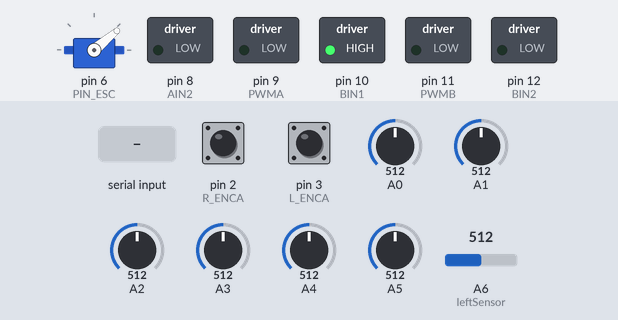
A sketch run on a simulated Arduino Nano, built with avr-gcc and run on an emulated ATmega328P. Shown: servo, switched loads named in the sketch (green lamp = pin HIGH). Dashed ring = blinking. Inputs (shaded band) come from the test bench; at power-on: A5 = 512, A4 = 512, A0 = 512, A3 = 512, A6 (leftSensor) = 512, pin 2 (R_ENCA) HIGH, pin 3 (L_ENCA) HIGH, A1 = 512, A2 = 512. What the sketch prints to the serial monitor is not drawn.

Above: at 6.4 s.
6.5 s: byte 79 ('O') received over Serial
At 7.7 s:
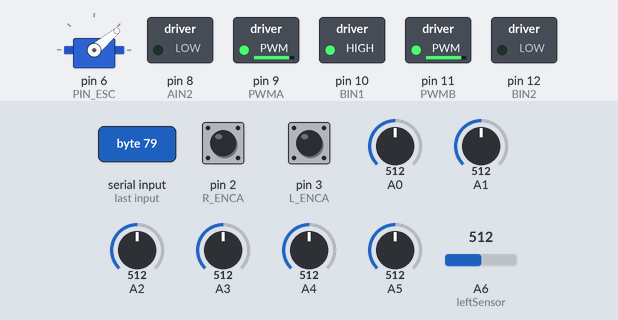
8.0 s: A5 set to 30
At 8.12 s:
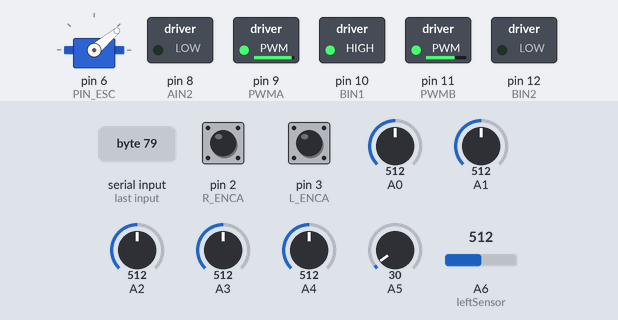
11.0 s: A4 set to 493
At 11.3 s:
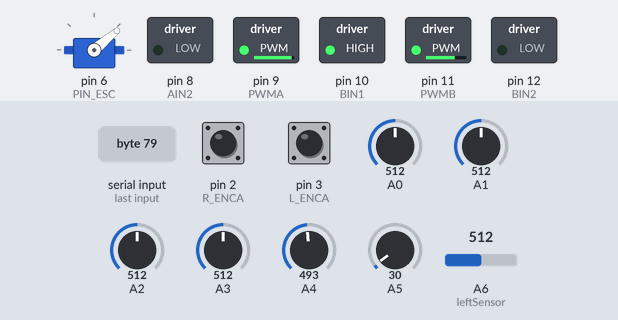
12.5 s: A0 set to 716
At 13.7 s:
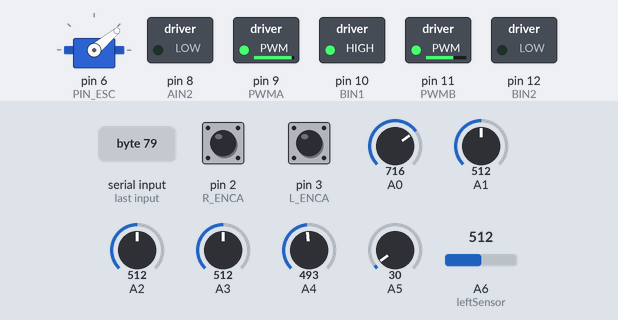
14.0 s: A3 set to 716
At 14.8 s:
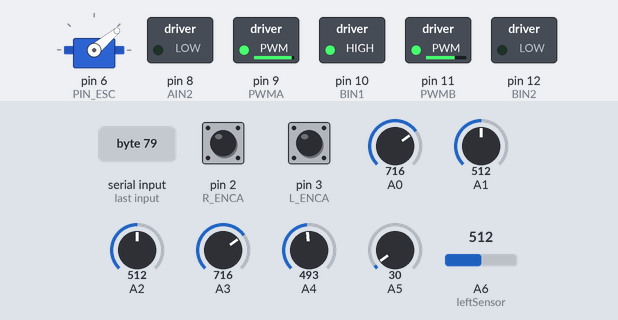
15.5 s: A6 (leftSensor) set to 306
At 16.0 s:
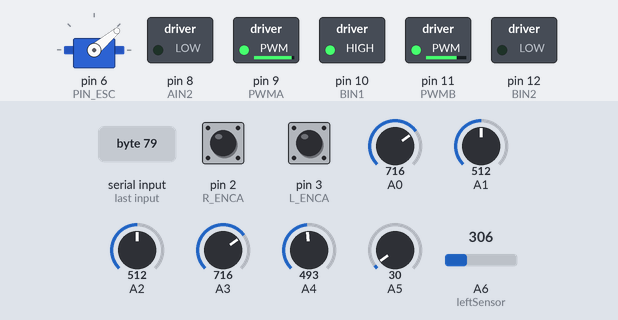
Timing chart, 0 to 18.0 s (numbered marks = the images above; inputs shaded):
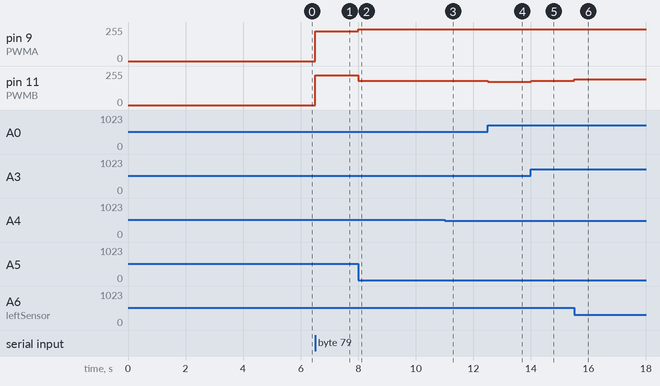

Measured:
- the behaviour switches between 512 and 511 on A4 (found by bisection; images 2 and 3)
- after the input at 6.5 s, pin 9 (PWMA), pin 11 (PWMB): 0/255 → 225/255 at once
- after the input at 8.0 s, pin 9 (PWMA): 225/255 → 240/255 at once; pin 11 (PWMB): alternates 183/255 for 0.25 s and 182/255 for 0.25 s, starting at once
- after the input at 11.0 s, pin 11 (PWMB): goes on until 11.0 s, then stays 181/255
- after the input at 12.5 s, pin 11 (PWMB): 181/255 → 173/255 at once
- after the input at 14.0 s, pin 11 (PWMB): 173/255 → 181/255 at once
- after the input at 15.5 s, pin 11 (PWMB): 181/255 → 195/255 at once

The sketch:

qwer.ino
```cpp
#include <QTRSensors.h>
#include <Servo.h>
#include "user_config.h"
#include "def_var.h"

QTRSensors qtr;
const uint8_t SensorCount = 7;
uint16_t sensorValues[SensorCount];
Servo myservo;

// Variables will change:
int lastState = LOW;  // the previous state from the input pin
int current;     // the current reading from the input pin
unsigned long pressedTime  = 0;
unsigned long releasedTime = 0;
bool isPressing = false;
bool isLongDetected = false;


/*************************************************************************
* Buttons pins
*************************************************************************/
#define buttonCalibrate 4
#define buttonStart     5


void setup() {
  Serial.begin(9600);

  qtr.setTypeAnalog();
  qtr.setSensorPins((const uint8_t[]){A6, A0, A1, A2, A3, A4, A5}, SensorCount);

  initMotor();
  pinMode(L_ENCA, INPUT_PULLUP);
  pinMode(L_ENCB, INPUT_PULLUP);
  pinMode(R_ENCA, INPUT_PULLUP);
  pinMode(R_ENCB, INPUT_PULLUP);
  pinMode(leftSensor, INPUT);
  pinMode(rightSensor,INPUT);

  attachInterrupt(0, leftEncoder,  RISING);//2
  attachInterrupt(1, rightEncoder, RISING);//3

  myservo.attach(PIN_ESC); //myservo  itvehchvvleh
  myservo.write(SERVO_SPEED);   //esc  hurd uguh

  pinMode(pinButton, INPUT_PULLUP);

  calibration();

  serialSensorData();
  serialEncoderData();
  motorsWrite(0,0);
  Serial.println("Ready to start");
}

void loop() {
  // // put your main code here, to run repeatedly:
  // if(digitalRead(buttonStart) == HIGH) { // loop dotor ortson ucir while ashigalh shaardlaggu
  //   enableMotor =! enableMotor; // =! true baisan ymiig false bolgdog uildel
  //   if(enableMotor = true) {
  //     delay(1500);//
  //   } else {
  //     delay(50);
  //   }
  // }

  BLE_control();

  myservo.write(SERVO_SPEED);
  if(enableMotor) {PID_control();}
  if(enableEDF) {myservo.write(SERVO_SPEED);}
  if(serialSensor) {serialSensorData();}

  // if(Timer = true){
  //   detectInt();
  //   if( millis() - previousTime > decreasingSpeed ) {
  //     BASE_SPEED = 200;
  //     previousTime = millis();
  //   }
  //   if ( lineCount >= 2) {
  //     enableMotor = false; motorsWrite(0, 0); SERVO_SPEED = 40; lineCount = 0; previousTime = 0;
  //   }
  // }

}

void detectInt(){
  static long lastDetected = 0;

  if (millis() - lastDetected < 250) {
    return;
  }
  // if( sensorValues[0] <= 200 && sensorValues[7] <= 200){
  //   lastDetected = millis();

  //   lineCount++;
  // }
  // if (  sensorValues[0] >=800 && sensorValues[1] >=800 && sensorValues[6] >=800 && sensorValues[7] >=800 ){
  //   lastDetected = millis();

  //   lineCount++;
  // }
  if(  sensorValues[0] <= 200 && sensorValues[1] <= 200 && sensorValues[2] <= 200 && sensorValues[3] <= 200 && sensorValues[4] <= 200 && sensorValues[5] <= 200 && sensorValues[6] <= 200 && sensorValues[7] <= 200 ){
    lastDetected = millis();

    lineCount++;
  }
  // if( sensorValues[0] >=800 && sensorValues[7] >=800){
  //   lastDetected = millis();

  //   lineCount++;
  // }
}

int stateOfButton(int pinButton) {
  // read the state of the switch/button:
  current = digitalRead(pinButton);

  if(lastState == HIGH && current == LOW) {        // button is pressed
    pressedTime = millis();
    isPressing = true;
    isLongDetected = false;
  } else if(lastState == LOW && current == HIGH) { // button is released
    isPressing = false;
    releasedTime = millis();

    long pressDuration = releasedTime - pressedTime;

    if( pressDuration < SHORT_PRESS_TIME )
      Serial.println("A short press is detected");
  }

  if(isPressing == true && isLongDetected == false) {
    long pressDuration = millis() - pressedTime;

    if( pressDuration > LONG_PRESS_TIME ) {
      // Serial.println("A long press is detected");
      isLongDetected = true;
    }
  }

  // save the the last state
  lastState = current;
}

void calibration() {
  Serial.println();
  Serial.print("Calibration is starting");
  digitalWrite(LED_BUILTIN, HIGH);
  for (uint16_t i = 1; i <= 200; i++) {
    qtr.calibrate();
  }
  digitalWrite(LED_BUILTIN, LOW);

  // print the calibration minimum values measured when emitters were on
  for (uint8_t i = 0; i < SensorCount; i++) {
    Serial.print(qtr.calibrationOn.minimum[i]);
    Serial.print(" ");
  }
  Serial.println();

  // print the calibration maximum values measured when emitters were on
  for (uint8_t i = 0; i < SensorCount; i++) {
    Serial.print(qtr.calibrationOn.maximum[i]);
    Serial.print(" ");
  }
  Serial.println();
  Serial.println();
  Serial.println("Calibration is done");
}
```

def_var.h
```cpp
int PID = 0, I, Error = 0, lastError = 0;

// Encoder
int leftCounter = 0;
int rightCounter = 0;

/*************************************************************************
* Global variables
*************************************************************************/
bool enableMotor = false;
bool enableEDF = false;
bool serialSensor = false;

/* Serial */
int incomingByte;


bool start = false;

short state = 0;

bool Timer = false;
unsigned char lineCount = 0;
unsigned long decreasingSpeed = 4000;
unsigned long previousTime = 0;
uint16_t position;
int pposition;
```

motor_handler.ino
```cpp
void initMotor() {
  pinMode(PWMA, OUTPUT);
  pinMode(AIN2, OUTPUT);
  pinMode(AIN1, OUTPUT);
  pinMode(BIN1, OUTPUT);
  pinMode(BIN2, OUTPUT);
  pinMode(PWMB, OUTPUT);
}

void PID_control() {
  if ( isFollowLineBlack ) { position = qtr.readLineBlack(sensorValues); }
  else                     { position = qtr.readLineWhite(sensorValues); }

  int Error = 3000 - position;
  PID = (Kp * Error) + (Kd * (Error - lastError) + (Ki * I));
  I = I + Error;
  pposition = position;
  lastError = Error;

  int rightSpeed = BASE_SPEED - PID;
  int leftSpeed  = BASE_SPEED + PID;

  // if(leftSpeed > MAX_SPEED)        leftSpeed = MAX_SPEED;
  // else if(leftSpeed < -30)   leftSpeed = -30;
  // if(rightSpeed > MAX_SPEED)       rightSpeed = MAX_SPEED;
  // else if(rightSpeed < -30)  rightSpeed = -30;

  if(leftSpeed > MAX_SPEED)        leftSpeed = MAX_SPEED;
  if(leftSpeed < 0)   leftSpeed = 0;
  if(rightSpeed > MAX_SPEED)       rightSpeed = MAX_SPEED;
  if(rightSpeed < 0)  rightSpeed = 0;

  // if(enableMotor)
  motorsWrite(leftSpeed, rightSpeed);
}
void motorsWrite(int zuun,int baruun) {
  digitalWrite(BIN1,HIGH);
  digitalWrite(BIN2,LOW);
  digitalWrite(AIN1,HIGH);
  digitalWrite(AIN2,LOW);
  analogWrite(PWMA, zuun);
  analogWrite(PWMB, baruun);
}
// void motorsWrite(int speedLeft,int speedRight) {
//   if(speedLeft > 0){
//     digitalWrite(AIN1, LOW);
//     digitalWrite(AIN2, HIGH);
//     analogWrite(PWMA, speedLeft);
//   } else if(speedLeft < 0) {
//     digitalWrite(AIN1, HIGH);
//     digitalWrite(AIN2, LOW);
//     analogWrite(PWMA, abs(map(speedLeft,0,255,255,0)));
//   } else {
//     digitalWrite(AIN1, LOW);
//     digitalWrite(AIN2, LOW);
//     analogWrite(PWMA, speedLeft);
//   }

//   if(speedRight > 0) {
//     digitalWrite(BIN1, LOW);
//     digitalWrite(BIN2, HIGH);
//     analogWrite(PWMB, speedRight);
//   } else if(speedRight < 0) {
//     digitalWrite(PWMB, abs(map(speedRight,0,255,255,0)));
//     digitalWrite(BIN1, HIGH);
//     digitalWrite(BIN2, LOW);
//   } else {
//     digitalWrite(BIN1, LOW);
//     digitalWrite(BIN2, LOW);
//     analogWrite(PWMB, speedRight);
//   }
// }

void leftEncoder() {
  if(digitalRead(L_ENCB) == 0) leftCounter++;
  else if(digitalRead(L_ENCB) == 1) leftCounter--;
}
void rightEncoder() {
  if(digitalRead(R_ENCB) == 0) rightCounter++;
  else if(digitalRead(R_ENCB) == 1) rightCounter--;
}
```

serial_handler.ino
```cpp
void BLE_control() {
  if(Serial.available() > 0) {
    incomingByte = Serial.read();
    if(state == 1) {
      if(incomingByte == 'u')      {Kp += 0.03; Serial.println(Kp);}
      else if(incomingByte == 'd') {Kp -= 0.03; Serial.println(Kp);}
    }
    else if(state == 2) {
      if(incomingByte == 'u')      {Ki += 0.0001; Serial.println(Kp);}
      else if(incomingByte == 'd') {Ki -= 0.0001; Serial.println(Kp);}
    }
    else if(state == 3) {
      if(incomingByte == 'u')      {Kd += 0.1; Serial.println(Kd);}
      else if(incomingByte == 'd') {Kd -= 0.1; Serial.println(Kd);}
    }
    else if(state == 4) {
      if(incomingByte == 'u')      {BASE_SPEED += 10; Serial.println(BASE_SPEED);}
      else if(incomingByte == 'd') {BASE_SPEED -= 10; Serial.println(BASE_SPEED);}
    }
    else if(state == 5) {
      if(incomingByte == 'u')      {SERVO_SPEED += 2;  Serial.println(SERVO_SPEED);}
      else if(incomingByte == 'd') {SERVO_SPEED -= 2;  Serial.println(SERVO_SPEED);}
    }
    else if(state == 6) {
      if(incomingByte == 'u')      {decreasingSpeed += 50; Serial.println(decreasingSpeed); }
      else if(incomingByte == 'd') {decreasingSpeed -= 50; Serial.println(decreasingSpeed);}
    }

    switch( incomingByte ) {

      case 'P': {state = 1; Serial.println("P");} break;
      case 'I': {state = 2; Serial.println("I");} break;
      case 'D': {state = 3; Serial.println("D");} break;

      case 'b': {state = 4; Serial.println("Base Speed");} break;
      case 'e': {state = 5; Serial.println("Servo Speed");} break;
      case 'c': {state = 6; Serial.println("Decreasing Speed");} break;

      case 'Z': {enableEDF = true;} break;
      case 'z': {enableEDF = false; myservo.write(40);} break;
      // case 'O': { Motor(255, 255); delay(250); onoff = true; } break;
      case 'O': {enableMotor = true;} break;
      case 'X': {enableMotor = false; SERVO_SPEED = 40; motorsWrite(0,0); Serial.print("stoped");} break;
      case 'S': {serialSensor = !serialSensor;} break;
      case 'Y': {Timer = !Timer;} break;
      case 'm1': {BASE_SPEED = 200; MAX_SPEED = 255; Serial.println("Base - 200, Max - 255");} break;
      case 'm2': {BASE_SPEED = 240; MAX_SPEED = 255; Serial.println("Base - 250, Max - 255");} break;

      default: break;
    }
    incomingByte=0;
  }
}

void serialSensorData() {
  if (isFollowLineBlack) {position = qtr.readLineBlack(sensorValues);}
  else                   {position = qtr.readLineWhite(sensorValues);}

  // print the sensor values as numbers from 0 to 1000, where 0 means maximum
  // reflectance and 1000 means minimum reflectance, followed by the line position
  Serial.print(position);
  Serial.print('\t');
  for (uint8_t i = 0; i < SensorCount; i++) {
    Serial.print(sensorValues[i]);
    Serial.print(' ');
  }
  Serial.println();
  delay(200);
}

void serialEncoderData() {
  Serial.print(leftCounter);
  Serial.print(" ");
  Serial.print(rightCounter);
}
```

user_config.h
```cpp
#define isFollowLineBlack  true

// Speed configure
int MAX_SPEED = 240;
int BASE_SPEED = 225;
int SERVO_SPEED = 40;

// constants won't change. They're used here to set pin numbers:
int pinButton = 7; // the number of the pushbutton pin
#define SHORT_PRESS_TIME  1000 // 1000 milliseconds
#define LONG_PRESS_TIME   1000 // 1000 milliseconds

float Kp = 0.086;
float Ki = 0.0000001;
float Kd = 1.3;

#define PWMA 9
#define AIN2 8
#define AIN1 7
#define BIN1 10
#define BIN2 12
#define PWMB 11

#define L_ENCA 3
#define L_ENCB 5
#define R_ENCA 2
#define R_ENCB 4

#define PIN_ESC 6

#define leftSensor  A6
#define rightSensor A7

#define buttonCalibrate 4
#define buttonStart     5
```
